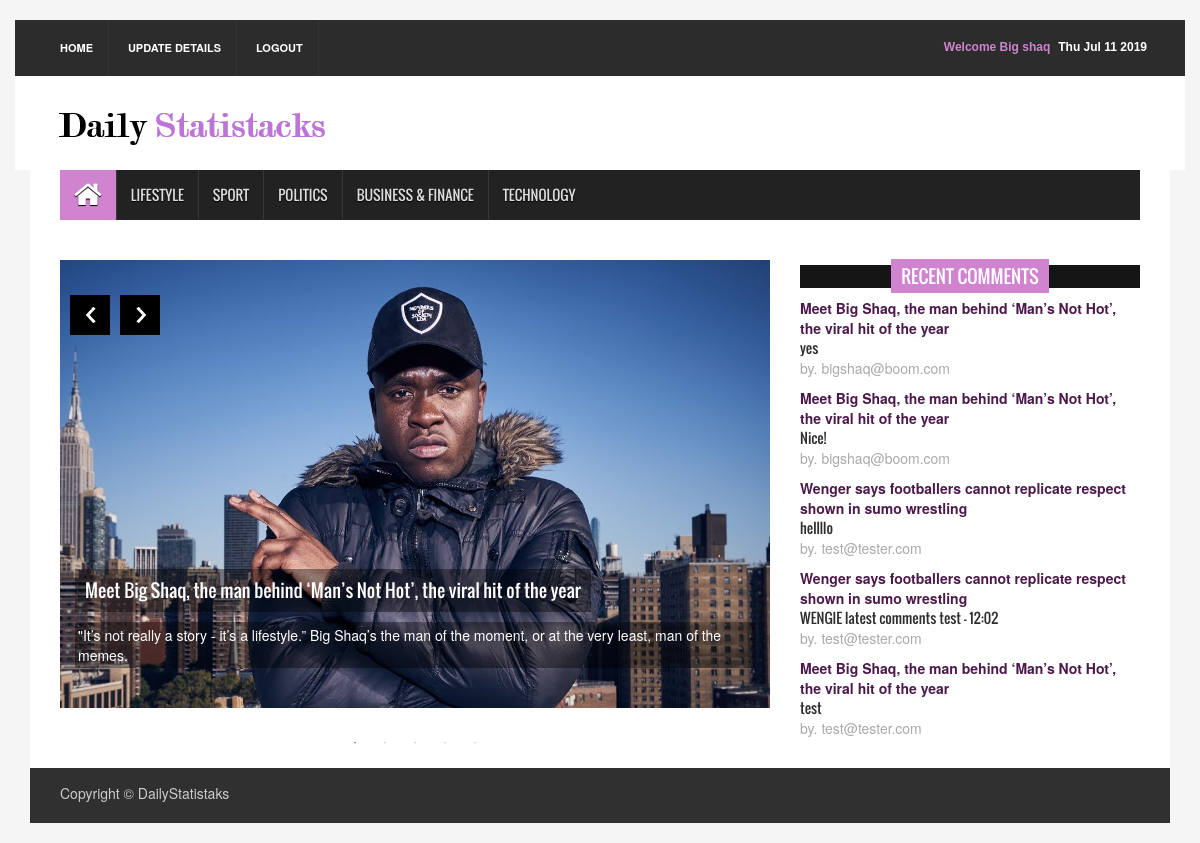
The page /newspaper/ (signed in) on the database its author committed.
### newspaper/models.py (models this page shows)
class Article( models.Model ) :
    articleType     = models.CharField( max_length = 100 )
    author          = models.CharField( max_length = 1000 )
    headline        = models.CharField( max_length = 1000 )
    body            = models.CharField( max_length = 1000000000000 )
    publicationDate = models.DateField()

class Comment( models.Model ) :
    username          = models.ForeignKey( UserAccount )
    articleID         = models.ForeignKey( Article )
    post              = models.CharField( max_length = 10000 )
    publicationDate   = models.DateField()
    email             = models.CharField( max_length = 254 )

### newspaper/views.py (the view)
def index( request ) :
    commentsList = Comment.objects.order_by( '-publicationDate' )[  : 5 ]
    articleList  = getArticleList( commentsList )
    idList       = getIdList( commentsList )
    if ( 'username' not in request.session ) :
        context = {
                     'commentsList' : commentsList,
                     'articleList'  : articleList,
                     'idList'       : idList
                  }
        return render( request , 'newspaper/index1.html' , context )
    else : ## logged in
        name = getName( request.session['username'] )
        context = {
                     'fName'             :name,
                     'commentsList' : commentsList,
                     'articleList'  : articleList,
                     'idList'       : idList
                  }
        return render( request , 'newspaper/index2.html' , context )

### newspaper/views.py (called while the page is built)
def getName( username ) :
    user     = get_object_or_404( UserAccount , email = username )
    return user.first_name

def getIdList( commentsList ) :
    toReturn = []
    for comment in commentsList :
        article = comment.articleID
        id      = article.id
        toReturn = toReturn + [ id ]
    return toReturn

def getArticleList( commentsList ) :
    toReturn = []
    for comment in commentsList :
        article = comment.articleID
        headline = article.headline
        toReturn = toReturn + [ headline ]
    return toReturn

### newspaper/templates/newspaper/index2.html (shortened to what this page needs)
{% extends "newspaper/base.html" %}
{% block content %}
{% load static %}
<div class="container">
  <header id="header">
    <div class="row">
      <div class="col-lg-12 col-md-12 col-sm-12">
        <div class="header_top">
          <div class="header_top_left">
            <ul class="top_nav">
              <li><a href = "/newspaper/">Home</a></li>
              <li><a href = "/newspaper/updateRedirect/">Update Details</a></li>
              <li><a href = "/newspaper/logout/">Logout</a></li>
            </ul>
          </div>
          <div class="header_top_right">
            <p><span id="datetime"></span></p>
            <p style = 'color : #d083cf;'> Welcome {{ fName }} </p>
          </div>
        </div>
      </div>
      <div class="col-lg-12 col-md-12 col-sm-12">
        <div class="header_bottom">
          <div class="logo_area"><a href="/newspaper/" class="logo"><img src="{% static "newspaper/images/testlogo.png" %}" alt=""></a></div>        </div>
      </div>
    </div>
  </header>
  <section id="navArea">
    <nav class="navbar navbar-inverse" role="navigation">
      <div id="navbar" class="navbar-collapse collapse">
        <ul class="nav navbar-nav main_nav">
          <li class="active"><a href = "/newspaper/"><span class="fa fa-home desktop-home"></span><span class="mobile-show">Home</span></a></li>
          <li><a id = 'lifestyle' href = "/newspaper/lifestyleRedirect/">Lifestyle</a></li>
          <li><a href = "/newspaper/sportRedirect/">Sport</a></li>
          <li><a href = "/newspaper/politicsRedirect/">Politics</a></li>
          <li><a href = "/newspaper/businessfinanceRedirect/">Business & Finance</a></li>
          <li><a href = "/newspaper/technologyRedirect/">Technology</a></li>
        </ul>
      </div>
    </nav>
  </section>
  <section id="newsSection">
  </section>
  <section id="sliderSection">
    <div class="row">
      <div class="col-lg-8 col-md-8 col-sm-8">
        <div class="slick_slider">
          <div class="single_iteam"> <a href="/newspaper/3/"> <img src ="{% static "newspaper/images/bigshaq.jpg" %}" alt=""></a>
            <div class="slider_article">
              <h2><a class="slider_tittle" href="/newspaper/3/">Meet Big Shaq, the man behind ‘Man’s Not Hot’, the viral hit of the year</a></h2>
              <p>"It’s not really a story - it’s a lifestyle.” Big Shaq’s the man of the moment, or at the very least, man of the memes.</p>
            </div>
          </div>
        </div>
      </div>
      <div class="col-lg-4 col-md-4 col-sm-4">
          <div class="single_sidebar">
            <h2><span>Recent Comments</span></h2>
            <ul class="spost_nav">
              {% if commentsList.0 %}
              <li>
                  <poster href = '{{ idList.0 }}' > {{ articleList.0 }} </poster>
                  <br>
                  <div class = "media-body"> <a href = '/newspaper/{{ idList.0 }}/' class="catg_title"> {{ commentsList.0.post }} </a> </div>
                  <pTime> by. {{ commentsList.0.email }} </pTime>
              </li>
              {% endif %}
              {% if commentsList.1 %}
              <li>
                  <poster> {{ articleList.1 }} </poster>
                  <br>
                  <div class = "media-body"> <a href = '/newspaper/{{ idList.1 }}/' class="catg_title"> {{ commentsList.1.post }} </a> </div>
                  <pTime> by. {{ commentsList.1.email }} </pTime>
              </li>
              {% endif %}
              {% if commentsList.2 %}
              <li>
                  <poster> {{ articleList.2 }} </poster>
                  <br>
                  <div class = "media-body"> <a href = '/newspaper/{{ idList.2 }}/' class="catg_title"> {{ commentsList.2.post }} </a> </div>
                  <pTime> by. {{ commentsList.2.email }} </pTime>
              </li>
              {% endif %}
              {% if commentsList.3 %}
              <li>
                  <poster> {{ articleList.3 }} </poster>
                  <br>
                  <div class = "media-body"> <a href = '/newspaper/{{ idList.3 }}/' class="catg_title"> {{ commentsList.3.post }} </a> </div>
                  <pTime> by. {{ commentsList.3.email }} </pTime>
              </li>
              {% endif %}
              {% if commentsList.4 %}
              <li>
                  <poster> {{ articleList.4 }} </poster>
                  <br>
                  <div class = "media-body"> <a href = '/newspaper/{{ idList.4 }}/' class="catg_title"> {{ commentsList.4.post }} </a> </div>
                  <pTime> by. {{ commentsList.4.email }} </pTime>
              </li>
              {% endif %}
            </ul>
          </div>
        </div>
      </div>
    </section>
  <footer id="footer">
    <div class="footer_bottom">
      <p class="copyright">Copyright &copy; DailyStatistaks </p>
    </div>
  </footer>
</div>
{% endblock %}

### newspaper/static/newspaper/assets/css/theme.css (style rules this page uses)
.navbar-inverse .navbar-nav > .active > a, .navbar-inverse .navbar-nav > .active > a:hover, .navbar-inverse .navbar-nav > .active > a:focus { background-color:#d083cf }
.single_sidebar > h2 span { background:none repeat scroll 0 0 #d083cf }

### newspaper/static/newspaper/assets/css/style.css (style rules this page uses)
body { background:#f5f5f5 }
ul { padding:0; margin:0; list-style:none }
a { text-decoration:none; color:#2f2f2f }
h1, h2, h3, h4, h5, h6 { font-family:'Oswald',sans-serif }
h2 { line-height:23px }
img { border:none }
#header { display:inline; float:left; width:100%; margin-top:20px }
.header_top { background-color:#2c2c2c; display:inline; float:left; padding:0 30px; width:100% }
.header_top_left { float:left; display:inline; width:50% }
.top_nav { text-align:left }
.top_nav li { display:inline-block }
.top_nav li a { display:inline-block; border-right:1px solid #333; color:#fff; font-size:11px; font-weight:bold; padding:20px 15px; text-transform:uppercase; -webkit-transition:all 0.5s; -o-transition:all 0.5s; transition:all 0.5s }
.header_top_right { float:left; display:inline; width:50%; text-align:right }
.header_top_right > p { color:#fff; display:inline-block; float:right; font:bold 12px sans-serif; margin-bottom:0; padding-bottom:20px; padding-right:8px; padding-top:20px }
.header_bottom { background-color:#fff; display:inline; float:left; padding:15px 30px 15px; width:100% }
.logo_area { display:inline; float:left; width:31% }
.logo { font-size:45px; font-weight:bold; color:#000; font-family:'Varela',sans-serif }
.logo img { max-width:100% }
#navArea { float:left; display:inline; width:100%; padding:0 30px; background-color:#fff }
.navbar { border:medium none; border-radius:0 }
.navbar-inverse .navbar-nav > li > a { border-left:1px solid #383838; color:#ddd; font-family:'Oswald',sans-serif; display:inline-block; height:50px; line-height:50px; padding:0 14px; text-shadow:0 1px 1px #000; text-transform:uppercase; -webkit-transition:all 0.5s; -mz-transition:all 0.5s; -ms-transition:all 0.5s; -o-transition:all 0.5s; transition:all 0.5s }
.navbar-inverse .navbar-nav > li:first-child a { border:none }
.navbar-inverse .navbar-nav > .active > a, .navbar-inverse .navbar-nav > .active > a:hover, .navbar-inverse .navbar-nav > .active > a:focus { color:#fff }
.navbar-collapse { padding-left:0 }
.desktop-home { display:block; font-size:30px; margin-top:10px }
#newsSection { float:left; display:inline; width:100%; padding:0 30px; background-color:#fff; padding-bottom:20px }
#sliderSection { background-color:#fff; display:inline; float:left; width:100%; padding:0 30px }
.single_iteam { display:inline; float:left; position:relative; width:100%; height:448px }
.single_iteam img { width:100%; height:100% }
.slider_article { bottom:20px; left:0; position:absolute; right:0; padding:10px 15px }
.slider_article > h2 a { background:none repeat scroll 0 0 rgba(0,0,0,0.4); color:#fff; font-size:18px; padding:10px; display:inline-block }
.slider_article > p { background:none repeat scroll 0 0 rgba(0,0,0,0.4); color:#fff; padding:3px; display:inline-block }
.spost_nav li { float:left; display:block; width:100%; margin-bottom:10px }
.spost_nav .media-body > a { font-family:"Oswald",sans-serif }
.single_sidebar { float:left; display:inline; width:100%; margin-bottom:20px }
.single_sidebar > h2 { background:none repeat scroll 0 0 #151515; color:#fff; font-family:"Oswald",sans-serif; font-size:18px; font-weight:400; margin-bottom:10px; margin-left:0; margin-top:5px; padding:0; position:relative; text-align:center; text-transform:uppercase }
.single_sidebar > h2 span { padding:4px 10px }
.single_sidebar ul li a { border-bottom:1px solid #333; display:block }
.single_sidebar .spost_nav li a { border-bottom:none; float:left }
#footer { display:inline; float:left; width:100%; margin-bottom:20px }
.footer_bottom { float:left; display:inline; width:100%; padding:10px 30px; background-color:#303030; color:#ccc }
.copyright { float:left; width:50%; padding-top:5px; text-align:left }

### newspaper/templates/newspaper/index2.html (style rules this page uses)
poster { color: #4c194b; font-weight: bold; }
pTime { color: #aaa9aa; }
.col-lg-12 { padding-right: 0px; padding-left: 0px; }
.col-md-12 { padding-right: 0px; padding-left: 0px; }
.col-sm-12 { padding-right: 0px; padding-left: 0px; }

### rows shown on the page
Article: headline "Meet Big Shaq, the man behind ‘Man’s Not Hot’, the viral hit of the year"
Comment: post "yes", email "bigshaq@boom.com"
Comment: post "Nice!", email "bigshaq@boom.com"
Article: headline "Wenger says footballers cannot replicate respect shown in sumo wrestling"
Comment: post "hellllo", email "test@tester.com"
Comment: post "WENGIE latest comments test - 12:02", email "test@tester.com"
Comment: post "test", email "test@tester.com"

### other values the page prints
{{ fName }} "Big shaq"
